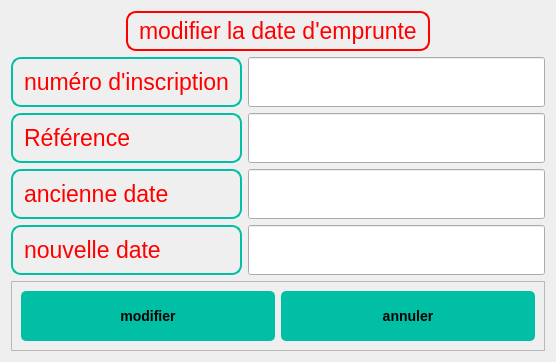
<?xml version="1.0" encoding="UTF-8"?>
<ui version="4.0">
 <class>Dialog</class>
 <widget class="QDialog" name="Dialog">
  <property name="geometry">
   <rect>
    <x>0</x>
    <y>0</y>
    <width>556</width>
    <height>358</height>
   </rect>
  </property>
  <property name="windowTitle">
   <string>Dialog</string>
  </property>
  <property name="styleSheet">
   <string notr="true">QLabel {
    background-color: none;
    border: 2px solid #00BFA5;
    border-radius: 10px;
    padding: 5px;
    color: #000000;
    font-size: 17pt;
    font-family: Arial, sans-serif;
}
QPushButton {
    font-family: &quot;Arial&quot;, sans-serif;
    font-size: 14px;
    font-weight: bold;
    color: #000000;
    background-color: #00BFA5;
    border: none;
    border-radius: 5px;
    padding: 8px 16px;
    text-align: center;
    text-transform: uppercase;
}

QPushButton:hover {
    background-color: #009980;
}
</string>
  </property>
  <layout class="QGridLayout" name="gridLayout">
   <item row="6" column="1">
    <widget class="QLineEdit" name="lineEdit_4">
     <property name="minimumSize">
      <size>
       <width>0</width>
       <height>50</height>
      </size>
     </property>
    </widget>
   </item>
   <item row="6" column="0">
    <widget class="QLabel" name="label_4">
     <property name="font">
      <font>
       <family>Arial,sans-serif</family>
       <pointsize>17</pointsize>
      </font>
     </property>
     <property name="styleSheet">
      <string notr="true">color : red;</string>
     </property>
     <property name="text">
      <string>nouvelle date</string>
     </property>
    </widget>
   </item>
   <item row="4" column="0">
    <widget class="QLabel" name="label_3">
     <property name="font">
      <font>
       <family>Arial,sans-serif</family>
       <pointsize>17</pointsize>
      </font>
     </property>
     <property name="styleSheet">
      <string notr="true">color : red;</string>
     </property>
     <property name="text">
      <string>Référence</string>
     </property>
    </widget>
   </item>
   <item row="2" column="0">
    <widget class="QLabel" name="label_2">
     <property name="font">
      <font>
       <family>Arial,sans-serif</family>
       <pointsize>17</pointsize>
      </font>
     </property>
     <property name="styleSheet">
      <string notr="true">color : red;</string>
     </property>
     <property name="text">
      <string>numéro d'inscription</string>
     </property>
    </widget>
   </item>
   <item row="2" column="1">
    <widget class="QLineEdit" name="lineEdit">
     <property name="minimumSize">
      <size>
       <width>0</width>
       <height>50</height>
      </size>
     </property>
    </widget>
   </item>
   <item row="5" column="1">
    <widget class="QLineEdit" name="lineEdit_3">
     <property name="minimumSize">
      <size>
       <width>0</width>
       <height>50</height>
      </size>
     </property>
    </widget>
   </item>
   <item row="4" column="1">
    <widget class="QLineEdit" name="lineEdit_2">
     <property name="minimumSize">
      <size>
       <width>0</width>
       <height>50</height>
      </size>
     </property>
    </widget>
   </item>
   <item row="5" column="0">
    <widget class="QLabel" name="label_5">
     <property name="font">
      <font>
       <family>Arial,sans-serif</family>
       <pointsize>17</pointsize>
      </font>
     </property>
     <property name="styleSheet">
      <string notr="true">color : red;</string>
     </property>
     <property name="text">
      <string>ancienne date</string>
     </property>
    </widget>
   </item>
   <item row="1" column="0" colspan="2" alignment="Qt::AlignHCenter">
    <widget class="QLabel" name="label">
     <property name="font">
      <font>
       <family>Arial,sans-serif</family>
       <pointsize>17</pointsize>
      </font>
     </property>
     <property name="styleSheet">
      <string notr="true">
QLabel {
  background-color: none;
  border: 2px solid red;
  border-radius: 10px;
  padding: 5px;
  color: red;
  font-size: 17pt;
  font-family: Arial, sans-serif;
  

}
</string>
     </property>
     <property name="text">
      <string>modifier la date d'emprunte</string>
     </property>
    </widget>
   </item>
   <item row="7" column="0" colspan="2">
    <widget class="QFrame" name="frame">
     <property name="frameShape">
      <enum>QFrame::StyledPanel</enum>
     </property>
     <property name="frameShadow">
      <enum>QFrame::Raised</enum>
     </property>
     <layout class="QGridLayout" name="gridLayout_2">
      <item row="0" column="0">
       <widget class="QPushButton" name="pushButton">
        <property name="minimumSize">
         <size>
          <width>0</width>
          <height>50</height>
         </size>
        </property>
        <property name="styleSheet">
         <string notr="true">/* Buttons */
QPushButton {
    font-family: &quot;Arial&quot;, sans-serif;
    font-size: 14px;
    font-weight: bold;
    color: #000000; /* Black text color */
    background-color: #00BFA5; /* Teal button background color */
    border: none;
    border-radius: 5px;
    padding: 8px 16px;
    text-align: center; /* Center align button text */
    text-transform: uppercase; /* Uppercase button text */
}

QPushButton:hover {
    background-color: #009980; /* Darker teal button background color on hover */
}</string>
        </property>
        <property name="text">
         <string>modifier</string>
        </property>
       </widget>
      </item>
      <item row="0" column="1">
       <widget class="QPushButton" name="pushButton_2">
        <property name="minimumSize">
         <size>
          <width>0</width>
          <height>50</height>
         </size>
        </property>
        <property name="styleSheet">
         <string notr="true">/* Buttons */
QPushButton {
    font-family: &quot;Arial&quot;, sans-serif;
    font-size: 14px;
    font-weight: bold;
    color: #000000; /* Black text color */
    background-color: #00BFA5; /* Teal button background color */
    border: none;
    border-radius: 5px;
    padding: 8px 16px;
    text-align: center; /* Center align button text */
    text-transform: uppercase; /* Uppercase button text */
}

QPushButton:hover {
    background-color: #009980; /* Darker teal button background color on hover */
}</string>
        </property>
        <property name="text">
         <string>annuler</string>
        </property>
       </widget>
      </item>
     </layout>
    </widget>
   </item>
  </layout>
 </widget>
 <resources/>
 <connections/>
</ui>
